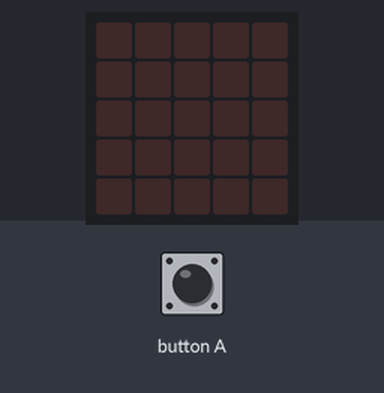
A program run on a simulated BBC micro:bit (MakeCode). On the bench: the board's 5×5 LED display. Inputs (shaded band) come from the test bench. The 48×5 strip is a reading aid, not a part: it shows the text the display is scrolling, unrolled, one strip-width of it at a time.

Above: at 1.2 s.
1.3 s: button A pressed for 0.15 s
At 2.0 s:
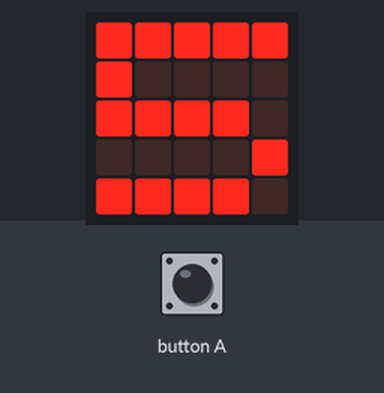
4.4 s: button A pressed for 0.15 s
At 5.6 s:
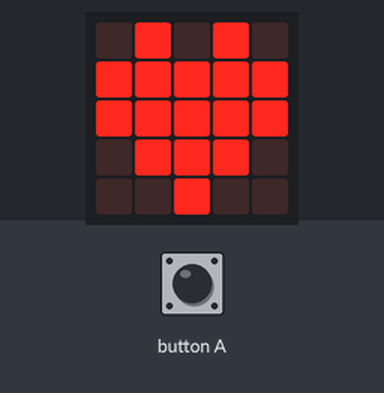
At 10.7 s:
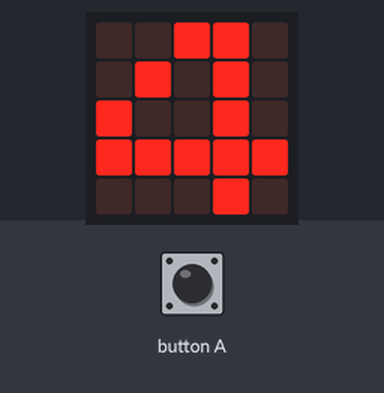
Timing chart, 0 to 12.2 s (numbered marks = the images above; inputs shaded):
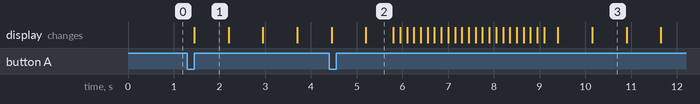

The program:

main.ts
```typescript
input.onButtonPressed(Button.A, function () {
    basic.showNumber(5)
    basic.showNumber(4)
    basic.showNumber(3)
    basic.showNumber(2)
    basic.showNumber(1)
    for (let index = 0; index < 1; index++) {
        basic.showIcon(IconNames.Heart)
        basic.showString("TQM")
    }
})
```

test.ts
```typescript
// aquí va el archivo "tests"; esto no se compilará cuando este paquete se utilice como una extensión.
```

Measured:
- after the input at 1.3 s, the display: changes after 0.15 s (image 1)
- after the input at 4.4 s, the display: first differs from a run without the input after 5.0 s (image 3 shows a later state)
- what the display in image 1 shows lasts 0.7 s, from 1.5 s to 2.2 s
- what the display in image 2 shows lasts 0.6 s, from 5.2 s to 5.8 s
